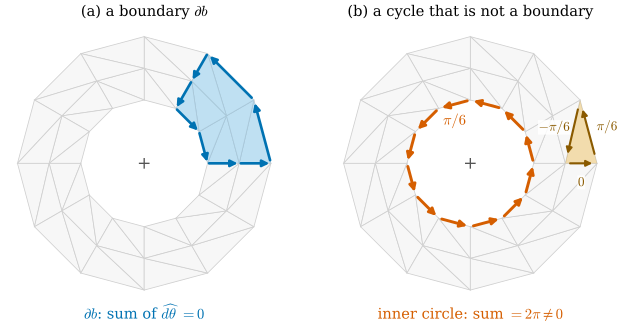

Write Python code to recreate this figure.
"""Figure 36.2.2: a cycle that bounds and a cycle that does not, on an annulus (Section 36.2, Example 36.2.15).

Annulus 1 <= r <= 2, three rings of 12 vertices (lib/ch36.annulus(3, 12)), faces counterclockwise.
(a) the 2-chain b = the eight faces of the sector 0 <= theta <= pi/3 (shaded) and its boundary, a 1-cycle (blue);
    the cochain R_1(d theta) sums to 0 on it.
(b) the inner circle traversed counterclockwise (vermillion), a 1-cycle: each of its 12 edges carries
    R_1(d theta) = pi/6 (the angle it subtends at the origin), so the sum is 2 pi. One face f is highlighted with the
    values of R_1(d theta) on its three edges, read along its counterclockwise boundary: pi/6, -pi/6, 0, sum 0.
    Since every face boundary sums to 0, every boundary sums to 0, so the inner circle is not a boundary.
Self-check: the boundary of b is a cycle; d1 R_1(d theta) = 0 on every face (Stokes on triangles, d(d theta) = 0);
the inner circle is a cycle with sum 2 pi; it is not in the image of the boundary matrix (least squares residual).

Run from the project root:
``PYTHONPATH=tools python3 chapters/36-discrete-exterior-calculus/figures/fig-36-2-2-cycles.py``
"""

import sys
from pathlib import Path

sys.path.insert(0, str(Path(__file__).resolve().parents[1] / "lib"))

import ch36  # noqa: E402
import dgdec as dd  # noqa: E402

import dgfig  # noqa: E402

dgfig.setup()

import matplotlib.pyplot as plt  # noqa: E402
import numpy as np  # noqa: E402
from matplotlib.patches import Polygon  # noqa: E402

nt = 12
V, F = ch36.annulus(3, nt)
E, index = dd.edge_list(F)
B1, B2 = dd.boundary1(F, len(V)), dd.boundary2(F)
dtheta = lambda p: np.array([-p[1], p[0]]) / (p[0] ** 2 + p[1] ** 2)  # noqa: E731
a = dd.derham1(dtheta, V, E, order=12)
assert np.abs(dd.d1(F) @ a).max() < 1e-12                      # closed on every triangle
# (a) the sector 0 <= theta <= pi/3: faces whose vertices have angle index in {0, 1, 2}, spanning two steps
sector = [f for f, tri in enumerate(F) if set((np.array(tri) % nt).tolist()) <= {0, 1, 2}]
assert len(sector) == 8
bvec = np.zeros(len(F))
bvec[sector] = 1
cyc_a = B2 @ bvec
assert not np.any(B1 @ cyc_a) and abs(a @ cyc_a) < 1e-12
# (b) the inner circle: vertices 0, 1, ..., nt-1 counterclockwise
inner = np.zeros(len(E))
for j in range(nt):
    i0, i1 = j, (j + 1) % nt
    inner[index[(min(i0, i1), max(i0, i1))]] += 1 if i0 < i1 else -1
assert not np.any(B1 @ inner) and abs(a @ inner - 2 * np.pi) < 1e-12
res = inner - B2 @ np.linalg.lstsq(B2, inner, rcond=None)[0]
assert np.linalg.norm(res) > 0.5                              # not a boundary

C = dgfig.COLORS
BLUE, RED = C["tangent"], C["normal"]
fig, (axa, axb) = plt.subplots(1, 2, figsize=(6.8, 3.6))
for ax in (axa, axb):
    ch36.draw_mesh2d(ax, V, F, face="#F7F7F7", edge="#CFCFCF", lw=0.6)
    ax.plot(0, 0, "+", color="#555555", ms=8)
for f in sector:
    axa.add_patch(Polygon(V[F[f]], closed=True, facecolor=C["region"], alpha=0.35, edgecolor="none", zorder=1))
for e in np.nonzero(cyc_a)[0]:
    i, j = E[e] if cyc_a[e] > 0 else E[e][::-1]
    ch36.edge_arrow(axa, V[i], V[j], BLUE, lw=2.0, head=10, frac=(0.05, 0.95))
axa.text(0, -2.45, r"$\partial b$: sum of $\widehat{d\theta}$ $= 0$", fontsize=11, ha="center", color=BLUE)
axa.set_title(r"(a) a boundary $\partial b$", fontsize=11)

f0 = [f for f, tri in enumerate(F) if sorted(tri) == [nt, 2 * nt, 2 * nt + 1]][0]
axb.add_patch(Polygon(V[F[f0]], closed=True, facecolor=C["accent"], alpha=0.3, edgecolor="none", zorder=1))
tri = F[f0]
vals = []
for c in range(3):
    i, j = int(tri[c]), int(tri[(c + 1) % 3])
    v = a[index[(min(i, j), max(i, j))]] * (1 if i < j else -1)
    vals.append(v)
    ch36.edge_arrow(axb, V[i], V[j], "#8a5a00", lw=1.6, head=9, frac=(0.15, 0.85))
    lab = {1: r"$\pi/6$", -1: r"$-\pi/6$", 0: r"$0$"}[int(round(v / (np.pi / 6)))]
    axb.text(*ch36.normal_offset(V[i], V[j], -0.3), lab, fontsize=10, color="#8a5a00", ha="center", va="center",
             bbox=dict(fc="white", ec="none", pad=0.4, alpha=0.85), zorder=6)
assert abs(sum(vals)) < 1e-12 and sorted(np.round(np.array(vals) / (np.pi / 6)).astype(int).tolist()) == [-1, 0, 1]
for j in range(nt):
    ch36.edge_arrow(axb, V[j], V[(j + 1) % nt], RED, lw=2.2, head=10, frac=(0.1, 0.9))
axb.text(*(0.5 * (V[3] + V[4]) + np.array([0.0, -0.32])), r"$\pi/6$", fontsize=11, color=RED, ha="center")
axb.text(0, -2.45, r"inner circle: sum $= 2\pi \neq 0$", fontsize=11, ha="center", color=RED)
axb.set_title(r"(b) a cycle that is not a boundary", fontsize=11)
for ax in (axa, axb):
    ax.set_xlim(-2.2, 2.2)
    ax.set_ylim(-2.6, 2.2)
    ax.set_aspect("equal")
    ax.set_axis_off()
fig.subplots_adjust(left=0.01, right=0.99, top=0.9, bottom=0.02, wspace=0.04)
dgfig.save(fig, __file__)
